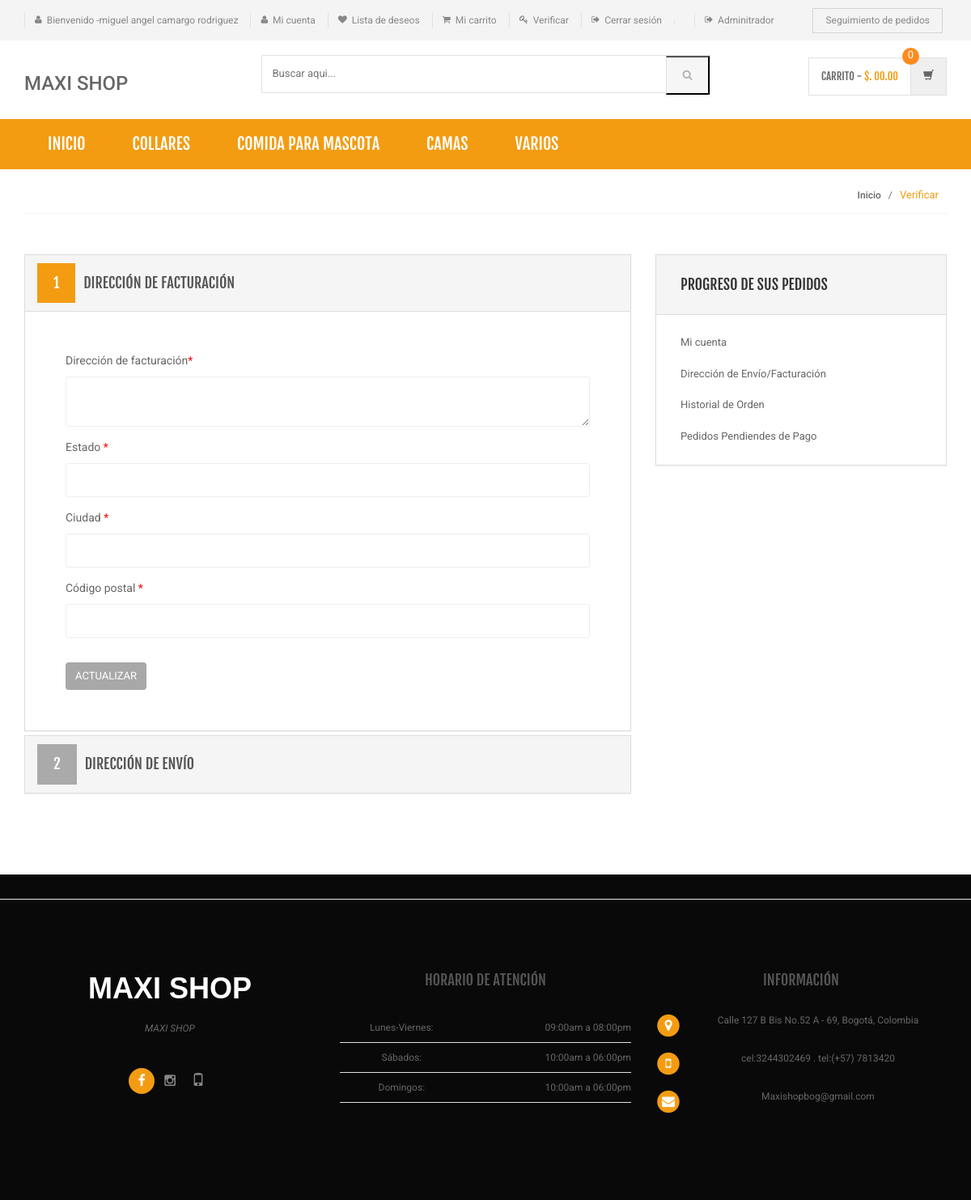
The page /bill-ship-addresses.php (signed in) on the database its author committed.
### tables this page shows
CREATE TABLE `category` (
  `id` int(11) NOT NULL,
  `categoryName` varchar(255) DEFAULT NULL,
  `categoryDescription` longtext DEFAULT NULL,
  `creationDate` timestamp NOT NULL DEFAULT current_timestamp(),
  `updationDate` varchar(255) DEFAULT NULL
);

CREATE TABLE `users` (
  `id` int(11) NOT NULL,
  `name` varchar(255) DEFAULT NULL,
  `email` varchar(255) DEFAULT NULL,
  `contactno` bigint(11) DEFAULT NULL,
  `password` varchar(255) DEFAULT NULL,
  `shippingAddress` longtext DEFAULT NULL,
  `shippingState` varchar(255) DEFAULT NULL,
  `shippingCity` varchar(255) DEFAULT NULL,
  `shippingPincode` int(11) DEFAULT NULL,
  `billingAddress` longtext DEFAULT NULL,
  `billingState` varchar(255) DEFAULT NULL,
  `billingCity` varchar(255) DEFAULT NULL,
  `billingPincode` int(11) DEFAULT NULL,
  `regDate` timestamp NOT NULL DEFAULT current_timestamp(),
  `updationDate` varchar(255) DEFAULT NULL
);

### bill-ship-addresses.php (the view, shortened to what this page needs)
<?php
include('includes/config.php');
if(strlen($_SESSION['login'])==0)
    {
header('location:index.php');
}
else{
?>
<!DOCTYPE html>
<html lang="es">
	<head>
	    <link rel="stylesheet" href="assets/css/bootstrap.min.css">
	    <link rel="stylesheet" href="assets/css/main.css">
		<link rel="stylesheet" href="assets/css/orange.css">
	    <link rel="stylesheet" href="assets/css/owl.carousel.css">
		<link rel="stylesheet" href="assets/css/owl.transitions.css">
		<link href="assets/css/lightbox.css" rel="stylesheet">
		<link rel="stylesheet" href="assets/css/animate.min.css">
		<link rel="stylesheet" href="assets/css/rateit.css">
		<link rel="stylesheet" href="assets/css/bootstrap-select.min.css">
		  <link href="assets/css/animate.css/animate.min.css" rel="stylesheet">
        <link href="assets/css/animate.css/bootstrap-icons/bootstrap-icons.css" rel="stylesheet">
        <link href="asset/css/animate.css/boxicons.min.css" rel="stylesheet">
        <link href="assets/css/animate.css/glightbox/css/glightbox.min.css" rel="stylesheet">
        <link href="assets/css/animate.css/swiper-bundle.min.css" rel="stylesheet">
		<link rel="stylesheet" href="css/stilo.css">
		<link rel="stylesheet" href="assets/css/config.css">
		<link href="assets/css/orange.css" rel="alternate stylesheet" title="Orange color">
		<link rel="stylesheet" href="assets/css/font-awesome.min.css">
	</head>
    <body class="cnt-home">
<header class="header-style-1">
<?php include('includes/top-header.php');?>
<?php include('includes/main-header.php');?>
<?php include('includes/menu-bar.php');?>
</header>
<div class="breadcrumb">
	<div class="container">
		<div class="breadcrumb-inner">
			<ul class="list-inline list-unstyled">
				<li><a href="index.php">Inicio</a></li>
				<li class='active'>Verificar</li>
			</ul>
		</div>
	</div>
</div>
<div class="body-content outer-top-bd">
	<div class="container">
		<div class="checkout-box inner-bottom-sm">
			<div class="row">
				<div class="col-md-8">
					<div class="panel-group checkout-steps" id="accordion">
<div class="panel panel-default checkout-step-01">
		<div class="panel-heading">
    	<h4 class="unicase-checkout-title">
	        <a data-toggle="collapse" class="" data-parent="#accordion" href="#collapseOne">
	          <span>1</span>Dirección de facturación
	        </a>
	     </h4>
    </div>
	<div id="collapseOne" class="panel-collapse collapse in">
	    <div class="panel-body">
			<div class="row">
				<div class="col-md-12 col-sm-12 already-registered-login">
<?php
$query=mysqli_query($con,"select * from users where id='".$_SESSION['id']."'");
while($row=mysqli_fetch_array($query))
{
?>
					<form class="register-form" role="form" method="post">
<div class="form-group">
					    <label class="info-title" for="Billing Address">Dirección de facturación<span>*</span></label>
					    <textarea class="form-control unicase-form-control text-input"  name="billingaddress" required="required"><?php echo $row['billingAddress'];?></textarea>
					  </div>
						<div class="form-group">
					    <label class="info-title" for="Billing State ">Estado  <span>*</span></label>
			 <input type="text" class="form-control unicase-form-control text-input" id="bilingstate" name="bilingstate" value="<?php echo $row['billingState'];?>" required>
					  </div>
					  <div class="form-group">
					    <label class="info-title" for="Billing City">Ciudad <span>*</span></label>
					    <input type="text" class="form-control unicase-form-control text-input" id="billingcity" name="billingcity" required="required" value="<?php echo $row['billingCity'];?>" >
					  </div>
 <div class="form-group">
					    <label class="info-title" for="Billing Pincode">Código postal <span>*</span></label>
					    <input type="text" class="form-control unicase-form-control text-input" id="billingpincode" name="billingpincode" required="required" value="<?php echo $row['billingPincode'];?>" >
					  </div>
					  <button type="submit" name="update" class="btn-upper btn btn-primary checkout-page-button">Actualizar</button>
					</form>
					<?php } ?>
				</div>
			</div>
		</div>
	</div>
</div>
					  	<div class="panel panel-default checkout-step-02">
						    <div class="panel-heading">
						      <h4 class="unicase-checkout-title">
						        <a data-toggle="collapse" class="collapsed" data-parent="#accordion" href="#collapseTwo">
						          <span>2</span>Dirección de envío
						        </a>
						      </h4>
						    </div>
					  	</div>
					</div>
				</div>
			<?php include('includes/myaccount-sidebar.php');?>
			</div>
		</div>
</div>
</div>
<?php include('includes/footer.php');?>
</body>
</html>
<?php } ?>

### includes/menu-bar.php (shortened to what this page needs)
<div class="header-nav animate-dropdown">
    <div class="container">
        <div class="yamm navbar navbar-default " role="navigation">
            <div class="nav-bg-class">
                <div class="navbar-collapse collapse" id="mc-horizontal-menu-collapse">
	<div class="nav-outer">
		<ul class="nav navbar-nav">
			<li class="active dropdown yamm-fw">
				<a  data-hover="dropdown" href="index.php"  class="">Inicio</a>
			</li>
              <?php $sql=mysqli_query($con,"select id,categoryName  from category limit 6");
while($row=mysqli_fetch_array($sql))
{
    ?>
			<li class="dropdown yamm">
				<a href="category.php?cid=<?php echo $row['id'];?>"> <?php echo $row['categoryName'];?></a>
			</li>
			<?php } ?>
		</ul>
		<div class="clearfix"></div>
	</div>
</div>
            </div>
        </div>
    </div>
</div>

### assets/css/orange.css (style rules this page uses)
a { color: #f39c12; }
.header-style-1 .header-nav { background: #f39c12; }
.cnt-home .header-style-1 .header-nav .navbar .navbar-nav > li.active { background: #f39c12; }
.breadcrumb ul li.active { color: #f39c12; }
.checkout-box .checkout-steps .panel .panel-heading .unicase-checkout-title > a:not(.collapsed) span { background-color: #f39c12; }

### assets/css/lightbox.css (style rules this page uses)
body:after { content: url(../images/close.png) url(../images/loading.gif) url(../images/prev.png) url(../images/next.png); display: none; }

### rows shown on the page
category: categoryName "COLLARES"
category: categoryName "COMIDA PARA MASCOTA"
category: categoryName "CAMAS"
category: categoryName "VARIOS"

### other values the page prints
$_SESSION['username'] "miguel angel camargo rodriguez"
